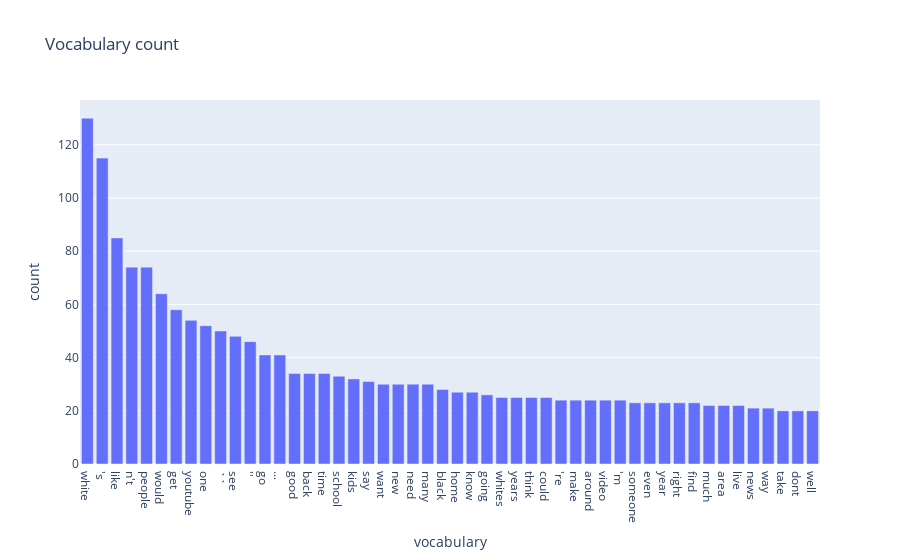

The cell this chart's notebook holds for it:
### Code cell
import plotly.express as px

# Create a bar chart
fig = px.bar(x=sorted_Nohate.keys() , y=sorted_Nohate.values(), labels={'x': 'vocabulary', 'y': 'count'},title='Vocabulary count')

# Show the plot
fig.show()

### Figure 1 — Plotly figure (JSON) as saved in the notebook; plotly's stock layout.template omitted (floating-point values rounded to 4 significant figures)
{"data": [{"alignmentgroup": "True", "hovertemplate": "vocabulary=%{x}<br>count=%{y}<extra></extra>", "legendgroup": "", "marker": {"color": "#636efa", "pattern": {"shape": ""}}, "name": "", "offsetgroup": "", "orientation": "v", "showlegend": false, "textposition": "auto", "type": "bar", "x": ["white", "'s", "like", "n't", "people", "would", "get", "youtube", "one", "``", "see", "''", "go", "...", "good", "back", "time", "school", "kids", "say", "want", "new", "need", "many", "black", "home", "know", "going", "whites", "years", "think", "could", "'re", "make", "around", "video", "'m", "someone", "even", "year", "right", "find", "much", "area", "live", "news", "way", "take", "dont", "well"], "xaxis": "x", "y": [130, 115, 85, 74, 74, 64, 58, 54, 52, 50, 48, 46, 41, 41, 34, 34, 34, 33, 32, 31, 30, 30, 30, 30, 28, 27, 27, 26, 25, 25, 25, 25, 24, 24, 24, 24, 24, 23, 23, 23, 23, 23, 22, 22, 22, 21, 21, 20, 20, 20], "yaxis": "y"}], "layout": {"barmode": "relative", "legend": {"tracegroupgap": 0}, "title": {"text": "Vocabulary count"}, "xaxis": {"anchor": "y", "domain": [0, 1], "title": {"text": "vocabulary"}}, "yaxis": {"anchor": "x", "domain": [0, 1], "title": {"text": "count"}}}}
